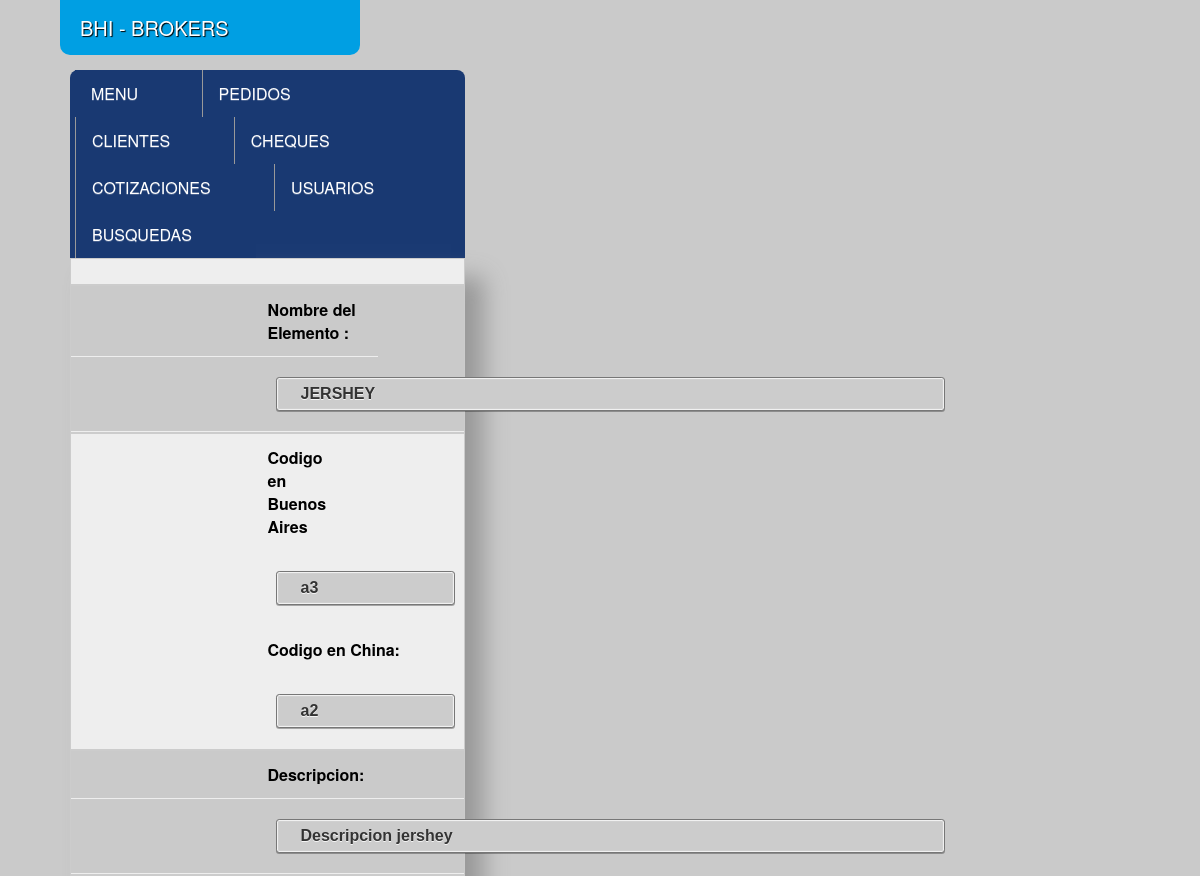
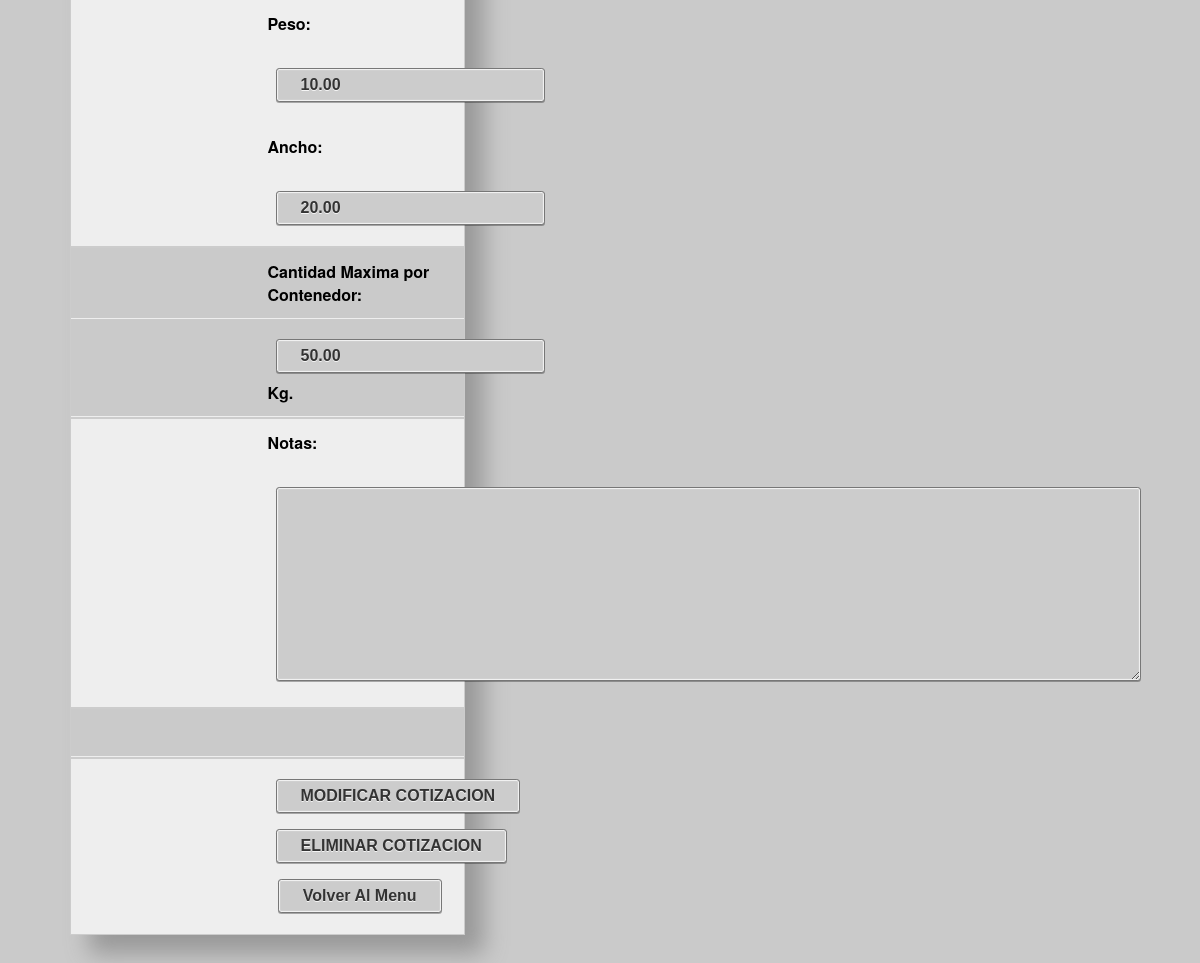
/altacotiza.php?cod=2, run on the app's committed database (2 pictures, top to bottom).
### tables this page shows
CREATE TABLE IF NOT EXISTS `elementoscot` (
  `cod_ele_cot` int(11) NOT NULL AUTO_INCREMENT,
  `nom_ele_cot` varchar(100) NOT NULL,
  `cod_ele_ba` varchar(20) NOT NULL,
  `cod_ele_ch` varchar(20) NOT NULL,
  `des_ele_cot` varchar(150) NOT NULL,
  `peso_ele_cot` decimal(11,2) NOT NULL,
  `ancho_ele_cot` decimal(11,2) NOT NULL,
  `cant_max_cot` decimal(11,2) NOT NULL,
  `notas` varchar(250) NOT NULL,
  PRIMARY KEY (`cod_ele_cot`)
);

### altacotiza.php (the view, shortened to what this page needs)
<?php
	$cod 	 = trim($_GET['cod']);
	$TXTNomEle 		= "";
	$TXTCodBsAs 	= "";
	$TXTCodCh 		= "";
	$TXTDesc 		= "";
	$TXTPeso 		= "";
	$TXTAnch 		= "";
	$TXTCantiMax 	= "";
	$TXTNotas 		= "";
	$Xerror 		= "";
	if(strlen($cod)!=0){
		$db  = conecto();
		$sql = " select * from elementoscot where cod_ele_cot = '".$cod."' ";
		$r   = mysqli_query($db, $sql);
		while ($arr = mysqli_fetch_array($r))
		{
			$cod      		= trim($arr['cod_ele_cot']);
			$TXTNomEle 		= trim($arr['nom_ele_cot']);
			$TXTCodBsAs 	= trim($arr['cod_ele_ba']);
			$TXTCodCh 		= trim($arr['cod_ele_ch']);
			$TXTDesc 		= trim($arr['des_ele_cot']);
			$TXTPeso 		= trim($arr['peso_ele_cot']);
			$TXTAnch 		= trim($arr['ancho_ele_cot']);
			$TXTCantiMax 	= trim($arr['cant_max_cot']);
			$TXTNotas 		= trim($arr['notas']);
		}
		if(strlen($TXTNotas)==0)$TXTNotas="";
	}
?>
<!DOCTYPE html>
<html>
 <head>
	<link rel="stylesheet" href="css/style.css">
    <link rel="stylesheet" type="text/css" href="css/slimmenu.css">
 </head>
<body>
	<div class="logo">BHI - BROKERS</div>
	<div id="page-wrap">
 	<form action="" method="post" name="form4" enctype="multipart/form-data" >
    <?php include 'menu.php';?>
    <table class="sombra">
		<tbody>
		 <tr>
		   <td colspan="4"><?php echo '<div align="center" style="color:red; font-weight: bold;">'.$Xerror." ".$Xerror_num.'</div>'; ?></td>
	      </tr>
		 <tr>
		   <td width="25%"><strong>Nombre del Elemento :</strong></td>
		   <td colspan="3"><strong><span style="color: #000">
		     <input name="TXTNomEle" type="text" class="button" id="TXTNomEle" size="60" maxlength="100" value="<?php echo $TXTNomEle; ?>">
		   </span></strong></td>
	      </tr>
		 <tr>
		   <td width="60"><strong>Codigo en Buenos Aires</strong></td>
		   <td width="25%"><strong>
	        <input name="TXTCodBsAs" type="text" class="button" id="TXTCodBsAs" size="11" value="<?php echo $TXTCodBsAs; ?>">
		   </strong></td>
		   <td><strong>Codigo en China:</strong></td>
		   <td><strong>
		     <input name="TXTCodCh" type="text" class="button" id="TXTCodCh" size="11" value="<?php echo $TXTCodCh; ?>">
		   </strong></td>
	      </tr>
		 <tr>
		   <td><strong>Descripcion:</strong></td>
		   <td colspan="3"><strong>
	        <input name="TXTDesc" type="text" class="button" id="TXTDesc" value="<?php echo $TXTDesc; ?>" size="60" maxlength="100">
		   </strong></td>
	      </tr>
		 <tr>
		   <td><strong>Peso:</strong></td>
		   <td><strong>
	        <input name="TXTPeso" type="text" id="TXTPeso" maxlength="15" class="button" value="<?php echo $TXTPeso; ?>">
		   </strong></td>
		   <td><strong>Ancho:</strong></td>
		   <td><strong>
	        <input name="TXTAnch" type="text" id="TXTAnch" maxlength="15" class="button" value="<?php echo $TXTAnch; ?>">
		   </strong></td>
	      </tr>
		 <tr>
		   <td><strong>Cantidad Maxima por Contenedor:</strong></td>
		   <td colspan="3"><strong>
	        <input name="TXTCantiMax" type="text" id="TXTCantiMax" maxlength="11" class="button" value="<?php echo $TXTCantiMax; ?>">
	        Kg.
		   </strong></td>
	      </tr>
		 <tr>
		   <td><strong>Notas:</strong></td>
		   <td colspan="3"><textarea name="TXTNotas" cols="80" rows="6" class="button" id="TXTNotas" value="<?php echo $TXTNotas; ?>"></textarea></td>
	      </tr>
		 <tr>
		   <td colspan="4">&nbsp;</td>
	      </tr>
		 <tr>
		   <td colspan="4"><div align="center"><span style="color: #000">
           <?php
		   		if(strlen($cod)==0){
					echo '<input type="submit" name="BTNcrea" id="BTNcrea" class="button" value="CREAR ARTICULO">';
				}else{
					echo '<input type="submit" name="BTNmod" id="BTNmod" class="button" value="MODIFICAR COTIZACION">';
					echo '<input type="submit" name="BTNelimina" id="BTNelimina" class="button" value="ELIMINAR COTIZACION">';
				}
			?>
		     <input type="submit" name="BTNvolver" id="BTNvolver" class="button" value="Volver Al Menu">
		   </span></div></td>
	      </tr>
		</tbody>
	</table>
     </form>
    <br>
	</div>
</body>
</html>

### css/style.css (style rules this page uses)
* { margin: 0; padding: 0; }
body { background: #cacaca; margin: 0; padding: 20px; font-family: "HelveticaNeue-Light", "Helvetica Neue Light", "Helvetica Neue", Helvetica, Arial, "Lucida Grande", sans-serif; font-weight: 300; }
.logo { display: block; top: 0px; position: absolute; left: 5%; width:300px; font-size:20px; background: #009FE3; height: 55px; padding-left: 20px; color: #FFF; line-height: 55px; text-shadow: 1px 1px 1px rgba(0,0,0,1); box-sizing: border-box; border-radius: 0px 0px 10px 10px; -moz-border-radius: 0px 0px 10px 10px; -webkit-border-radius: 0px 0px 10px 10px; border: 0px solid #000000; }
#page-wrap { margin: 50px; }
table { width: 100%; border-collapse: collapse; }
tr:nth-of-type(odd) { background: #eee; }
td, th { padding: 12px 12px; border: 1px solid #ccc; text-align: left; }
@media only screen and (max-width: 760px),
	(min-device-width: 768px) and (max-device-width: 1024px) { table, thead, tbody, th, td, tr { display: block; } }
@media only screen and (max-width: 760px),
	(min-device-width: 768px) and (max-device-width: 1024px) { tr { border: 1px solid #ccc; } }
@media only screen and (max-width: 760px),
	(min-device-width: 768px) and (max-device-width: 1024px) { td { border: none; border-bottom: 1px solid #eee; position: relative; padding-left: 50%; } }
@media only screen and (max-width: 760px),
	(min-device-width: 768px) and (max-device-width: 1024px) { td:before { position: absolute; top: 6px; left: 6px; width: 45%; padding-right: 10px; white-space: nowrap; } }
@media only screen and (min-device-width: 768px) and (max-device-width: 1024px) { body { width: 495px; } }
.button, .bt_plus_plus { display: inline-block; white-space: nowrap; background-color: #ccc; background-image: linear-gradient(top, #eee, #ccc); filter: progid:DXImageTransform.Microsoft.gradient(startColorStr='#eeeeee', EndColorStr='#cccccc'); border: 1px solid #777; padding: 0 1.5em; margin: 0.5em; font: bold 1em/2em Arial, Helvetica; text-decoration: none; color: #333; text-shadow: 0 1px 0 rgba(255,255,255,.8); border-radius: .2em; box-shadow: 0 0 1px 1px rgba(255,255,255,.8) inset, 0 1px 0 rgba(0,0,0,.3); }
.button:before { background: #ccc; background: rgba(0,0,0,.1); float: left; width: 1em; text-align: center; font-size: 1.5em; margin: 0 1em 0 -1em; padding: 0 .2em; box-shadow: 1px 0 0 rgba(0,0,0,.5), 2px 0 0 rgba(255,255,255,.5); border-radius: .15em 0 0 .15em; pointer-events: none; }
.sombra { box-shadow: 19px 19px 22px #999; -webkit-box-shadow: 19px 19px 22px #999; -moz-box-shadow: 18px 18px 23px #999; filter: progid:DXImageTransform.Microsoft.Shadow(color='#666666', Direction=135, Strength=4); }

### data on the page
elementoscot: TXTNomEle "JERSHEY", TXTCodBsAs "a3", TXTCodCh "a2", TXTDesc "Descripcion jershey", TXTPeso "10.00", TXTAnch "20.00", TXTCantiMax "50.00"
